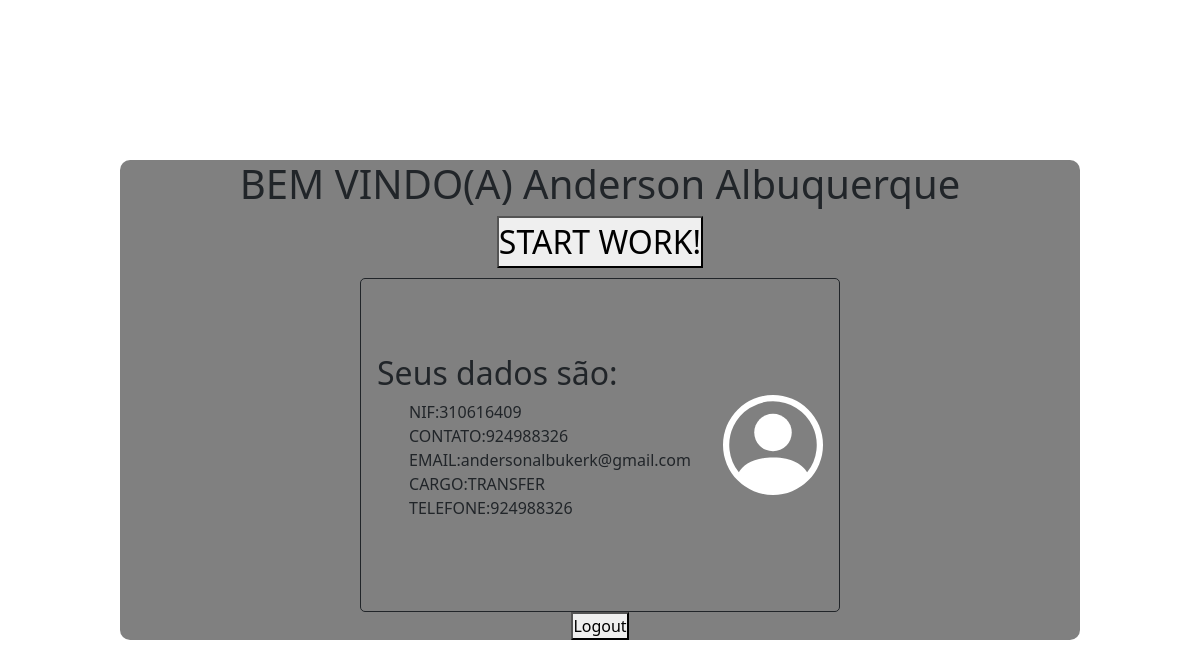
Before: /start-services (signed in) with the older database file.
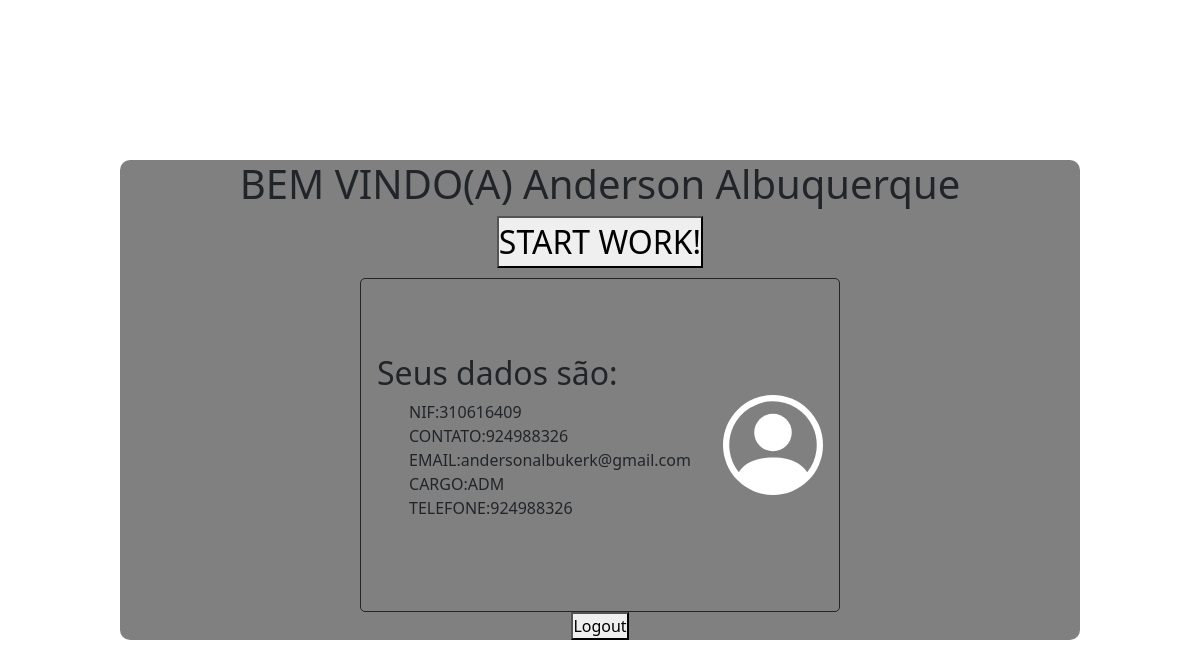
After: the same page with the newer database file.
### app/models/tables_db.py (models this page shows, shortened)
class User(database.Model, UserMixin):
    __tablename__ = "users"
    nif = database.Column(database.Integer, primary_key=True)
    name = database.Column(database.String, nullable=True)
    position = database.Column(database.String, nullable=True)
    contact = database.Column(database.Integer, nullable=True)
    email = database.Column(database.String, nullable=True, unique=True)
    user = database.Column(database.String, nullable=True, unique=True)
    password = database.Column(database.String, nullable=True)
    trips = database.relationship('Trip', back_populates='user_object', lazy='dynamic')

### app/controllers/routes.py (the view)
@app.route('/start-services', methods=['GET'])
@login_required  # Verify if user is Login
def start_services():
    return render_template("start_services.html", user=current_user)  # Render the html with all data

### app/__init__.py (called while the page is built)
@login_manager.user_loader
def load_user(user_nif):
    return User.query.get(int(user_nif))

### app/templates/start_services.html (shortened to what this page needs)
<!DOCTYPE html>
<html lang="en">
<head>
    <link rel="stylesheet" href="{{ url_for('static', filename='css/bootstrap.min.css') }}">
    <link rel="stylesheet" href="{{ url_for('static', filename='my_css/style_start_services.css')}}">
</head>
<body>
    <main>
        <div class="painel" style="flex-direction: column;">
            <h1>BEM VINDO(A) {{ user.name }}</h1>
                <a href="{{ url_for('service') }}">
                    <button type="button" class="button-default" style="font-size: 2rem;"> START WORK! </button>
                </a>
            <div class="data" style="margin-top: 10px; display: flex; flex-direction: row; justify-content: space-around; align-items: center;">
                <div class="info">
                    <h2>Seus dados são:</h2>
                    <ul>
                        <li>NIF:{{ user.nif }}</li>
                        <li>CONTATO:{{ user.contact }}</li>
                        <li>EMAIL:{{ user.email }}</li>
                        <li>CARGO:{{ user.position }}</li>
                        <li>TELEFONE:{{ user.contact }}</li>
                    </ul>
                </div>
            </div>
        <a href="{{ url_for('logout') }}">
            <button type="button" class="button-default"> Logout </button>
        </a>
        </div>
    </main>
</body>
</html>

### app/static/my_css/style_start_services.css (style rules this page uses)
* { margin: 0; padding: 0; text-decoration: none; }
body { display: flex; flex-direction: column; width: 100%; }
main { height: 100vh; display:flex; align-items: center; justify-content: center; }
.painel { width: 80%; height: 60%; display:flex; justify-content: space-around; align-items: center; background-color: gray; border-radius: 10px; }
ul { list-style-type: none; }
.data { display:flex; flex-direction: column; border: 1px solid; border-radius: 5px; height: 90%; width:50%; }

Changed rows visible on the page:
changed User "Anderson Albuquerque": position "TRANSFER" → "ADM"
